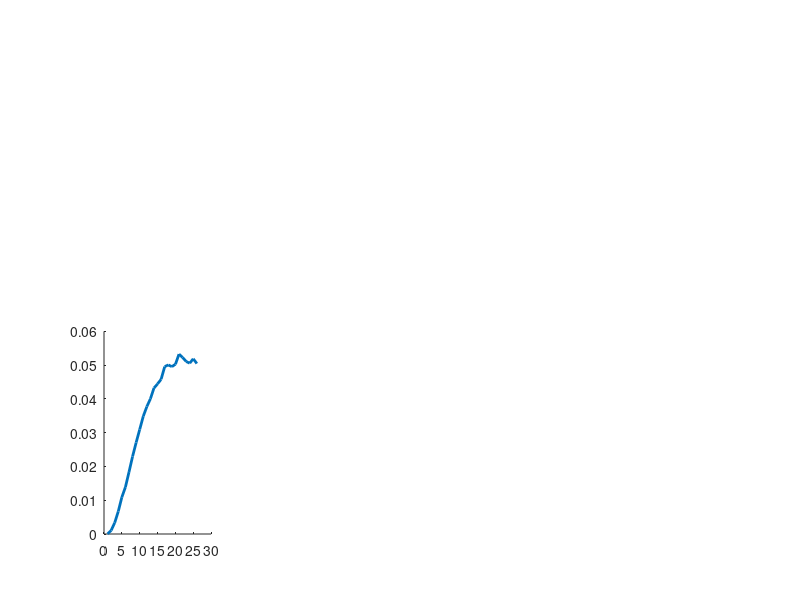

Source code (MATLAB): (Note: this script raises an error after producing the figure.)
%From "A biophysical model of striatal microcircuits suggests delta/theta-rhythmically interleaved gamma and beta
% oscillations mediate periodicity in motor control"
%Julia A. K. Chartove, Michelle M. McCarthy, Benjamin R. Pittman-Polletta, Nancy J. Kopell
%Department of Mathematics & Statistics, Boston University, Boston, MA
%
%Fig 3. FSI network rhythms change with background excitation and synaptic strength.
%Power and frequency of delta/theta and gamma rhythms in FSI network mean voltage as a function of
%(A) tonic input current, 
%(B) gap junction conductance, and 
%(C) GABAA conductance.
%The parameters not being varied in plots A-C are held at the high DA values (Iapp = 14
%muA=cm2, gGJ = 0.3 nS, gsyn = 0.005 nS, taugaba = 13 ms. The solid line represents the
%mean value over 10 simulations per point. Shading represents standard deviation from these means. 
%(D) Gamma frequency as a function of GABAa synaptic time constant and level of dopamine. High DA 
%values are as previously stated; low DA values are Iapp = 7 muA=cm2, gGJ = 0.15 nS, gsyn = 0.1 nS.
%
%input matrices should be 10 columns, number of rows = length of x axis

load('example_data/fig3')

X1 = ggap;
X2 = gsyn;
X3 = tonic;
YMatrix1(:,1) = mean(ggap_gamma_stats');
YMatrix1(:,2) = mean(ggap_theta_stats');
YSD1 = zeros(size(YMatrix1));
YSD1(:,1) = std(ggap_gamma_stats');
YSD1(:,2) = std(ggap_theta_stats');
YMatrix2(:,1) = mean(gsyn_gamma_stats');
YMatrix2(:,2) = mean(gsyn_theta_stats');
YSD2(:,1) = std(gsyn_gamma_stats');
YSD2(:,2) = std(gsyn_theta_stats');
YMatrix3(:,1) = mean(tonic_gamma_stats');
YMatrix3(:,2) = mean(tonic_theta_stats');
YSD3(:,1) = std(tonic_gamma_stats');
YSD3(:,2) = std(tonic_theta_stats');
Y1 = mean(tonic_gamma_freq_stats');
Y2 = mean(tonic_theta_freq_stats');
YSD4 = std(tonic_gamma_freq_stats');
YSD4b = std(tonic_theta_freq_stats');

figure

%(A) tonic input current
subplot5 = subplot(2,4,5);
hold(subplot5,'on');
plot1 = plot(X3,YMatrix3(:,1),'LineWidth',2);
set(plot1(1),'DisplayName','\gamma Power');
errorghost(tonic_gamma_stats',X3,'b');
xlabel('I_{app} (mA/cm^2)');
axis(subplot5,'tight');
ylim([0 0.07]);
ylabel('Gamma spectral power');
yyaxis right
plot(X3,Y1,'DisplayName','\gamma Freq.','LineWidth',2);
errorghost(tonic_gamma_freq_stats',X3,'r');
ylim([40 100])
legend('Location','southeast')

subplot6 = subplot(2,4,1);
hold(subplot6,'on');
plot1 = plot(X3,YMatrix3(:,2),'LineWidth',2);
set(plot1(1),'DisplayName','\delta/\theta Power');
errorghost(tonic_theta_stats',X3,'b');
xlabel('I_{app} (mA/cm^2)');
axis(subplot6,'tight');
ylim([0 0.02])
ylabel('Delta/theta spectral power');
yyaxis right
plot(X3,Y2,'DisplayName','\delta/\theta Freq.','LineWidth',2);
errorghost(tonic_theta_freq_stats',X3,'r');
legend('Location','southeast')
ylim([0 10])

%(B) gap junction conductance
subplot1 = subplot(2,4,6);
hold(subplot1,'on');
plot(X1,YMatrix1(:,1),'LineWidth',2,'DisplayName','\gamma power');
errorghost(ggap_gamma_stats',X1,'b');
xlabel('g_{GJ} (nS)');
axis(subplot1,'tight');
ylim([0 0.07]);
yyaxis right
plot(X1,mean(ggap_gamma_freq_stats'),'DisplayName','\gamma freq.','LineWidth',2);
errorghost(ggap_gamma_freq_stats',X1,'r');
ylim([40 100])

subplot2 = subplot(2,4,2);
hold(subplot2,'on');
plot(X1,mean(ggap_theta_stats'),'LineWidth',2,'DisplayName','\delta/\thetapower');
errorghost(ggap_theta_stats',X1,'b');
xlabel('g_{GJ} (nS)');
axis(subplot2,'tight');
ylim([0 0.02])
yyaxis right
plot(X1,mean(ggap_theta_freq_stats'),'DisplayName','\delta/\theta freq.','LineWidth',2);
errorghost(ggap_theta_freq_stats',X1,'r');
ylim([0 10])

%(C) GABAA conductance
subplot3 = subplot(2,4,7);
hold(subplot3,'on');
plot3 = plot(X2,YMatrix2(:,1),'LineWidth',2);
set(plot3(1),'DisplayName','\gamma Power');
errorghost(gsyn_gamma_stats',X2,'b');
xlabel('g_{GABA_a} (nS)');
axis(subplot3,'tight');
ylim([0 0.07]);
yyaxis right
plot(X2,mean(gsyn_gamma_freq_stats'),'DisplayName','\gamma Freq.','LineWidth',2);
errorghost(gsyn_gamma_freq_stats',X2,'r');
ylim([40 100])
ylabel('Gamma frequency (Hz)');

subplot4 = subplot(2,4,3);
hold(subplot4,'on');
plot4 = plot(X2,YMatrix2(:,2),'LineWidth',2);
set(plot4(1),'DisplayName','\delta/\theta Power');
errorghost(gsyn_theta_stats',X2,'b');
xlabel('g_{GABA_a} (nS)');
axis(subplot4,'tight');
ylim([0 0.02])
yyaxis right
plot(X2,mean(gsyn_theta_freq_stats'),'DisplayName','\delta/\theta Freq.','LineWidth',2);
errorghost(gsyn_theta_freq_stats',X2,'r');
ylim([0 10])
ylabel('Delta/theta frequency (Hz)');

%(D) Gamma frequency as a function of GABAa synaptic time constant and level of dopamine.
subplot7 = subplot(2,4,[4,8]);
hold(subplot7,'on');
p1 = plot(tau_gaba,mean(ing_high_DA_gamma_freq'),'k','LineWidth',2,'DisplayName','\gamma Freq. (high DA)');
p2 = plot(tau_gaba,mean(ing_low_DA_gamma_freq'),'--k','LineWidth',2,'DisplayName','\gamma Freq. (low DA)');
xlabel('\tau_{GABA_a} (ms)');
ylabel('Gamma frequency (Hz)');
errorghost(ing_high_DA_gamma_freq',tau_gaba,'k');
errorghost(ing_low_DA_gamma_freq',tau_gaba,'k');
axis(subplot7,'tight');
ylim([40 100])
set(gca,'YAxisLocation','right');
legend('Location','best')
supersizeme(2)